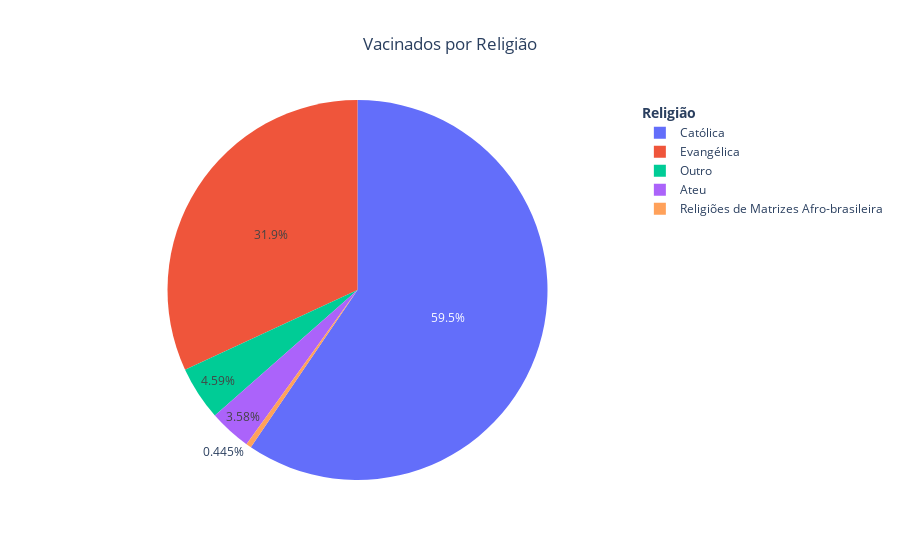

Write notebook code for a chart like this one.
### Code cell
data_agrupamento_4_true = data_agrupamento_4[data_agrupamento_4.Vacinados]
fig = px.pie(data_agrupamento_4_true, values='Quantidade', names='Religião', 
             title='Vacinados por Religião')
fig.update_layout(
    legend_title="<b>Religião</b>",title_x=0.5
   
)
fig.show()

### Figure 1 — Plotly figure (JSON) as saved in the notebook; plotly's stock layout.template omitted (floating-point values rounded to 4 significant figures)
{"data": [{"domain": {"x": [0, 1], "y": [0, 1]}, "hovertemplate": "Religião=%{label}<br>Quantidade=%{value}<extra></extra>", "labels": ["Ateu", "Católica", "Evangélica", "Outro", "Religiões de Matrizes Afro-brasileira"], "legendgroup": "", "name": "", "showlegend": true, "type": "pie", "values": [177, 2941, 1577, 227, 22]}], "layout": {"legend": {"title": {"text": "<b>Religião</b>"}, "tracegroupgap": 0}, "title": {"text": "Vacinados por Religião", "x": 0.5}}}
